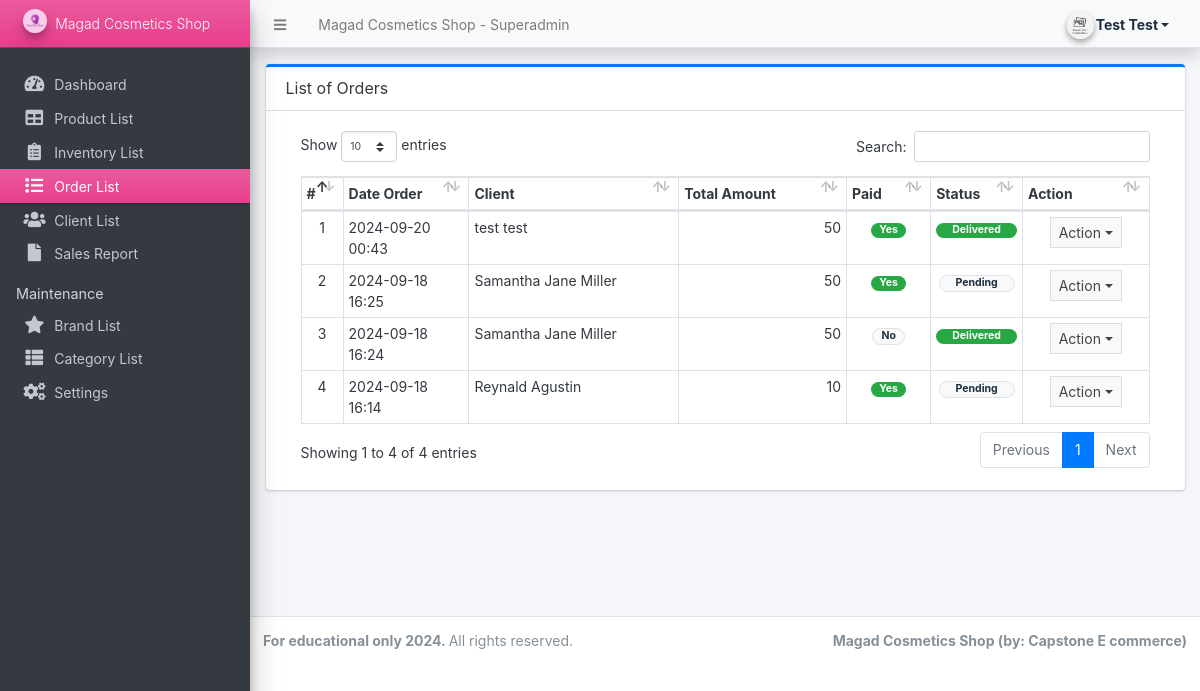
Before: /superadmin/?page=orders (signed in) with the older database file.
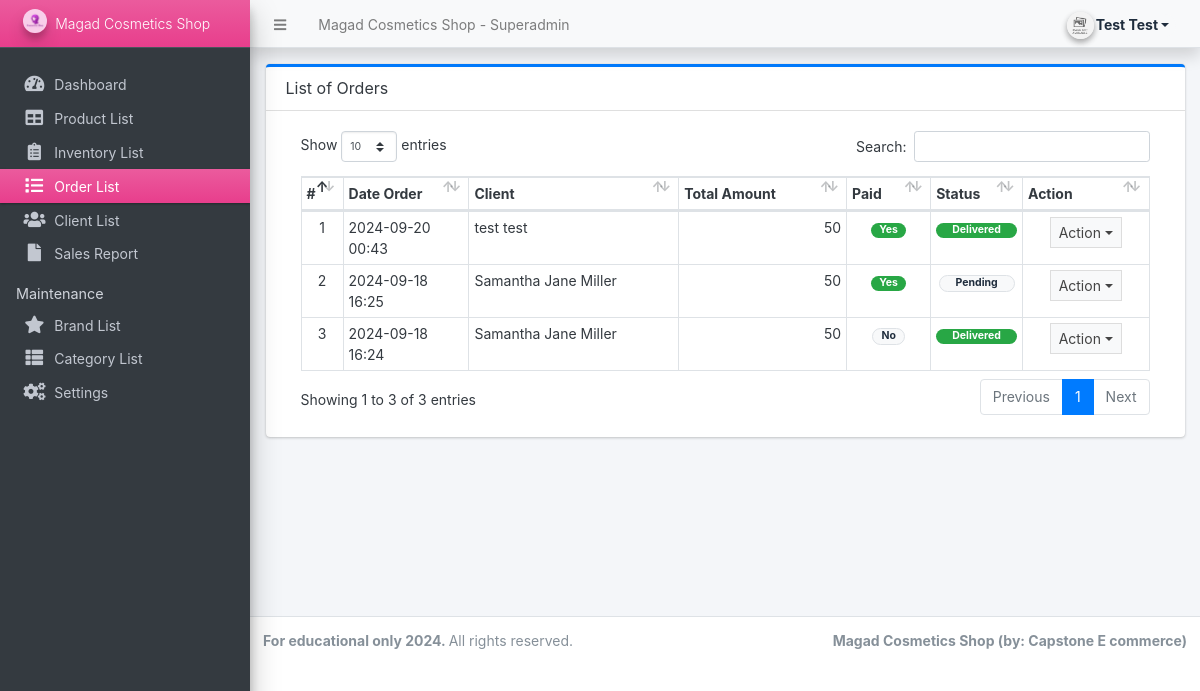
After: the same page with the newer database file.
### tables this page shows
CREATE TABLE `orders` (
  `id` int(30) NOT NULL,
  `product_id` int(30) NOT NULL,
  `ref_code` varchar(100) NOT NULL,
  `client_id` int(30) NOT NULL,
  `delivery_address` text NOT NULL,
  `payment_method` varchar(100) NOT NULL,
  `order_type` tinyint(1) NOT NULL COMMENT '1= pickup,2= deliver',
  `amount` double NOT NULL,
  `status` tinyint(2) NOT NULL COMMENT '0 = pending,\\r\\n1= Packed,\\r\\n2 = Out for Delivery,\\r\\n3=Delivered,\\r\\n4=cancelled',
  `paid` tinyint(1) NOT NULL,
  `date_created` datetime NOT NULL,
  `date_updated` datetime NOT NULL
);

### classes/DBConnection.php (called while the page is built, shortened)
<?php
class DBConnection
{
    private $host = 'localhost';
    private $username = 'root';
    private $password = '';
    private $database = 'cosmetics';
    public $conn;
    public function __construct()
    {
        if (!isset($this->conn)) {
            $this->conn = new mysqli($this->host, $this->username, $this->password, $this->database, 8111);
        }
    }
}

### classes/SystemSettings.php (called while the page is built, shortened)
<?php
class SystemSettings extends DBConnection
{
	function info($field = '')
	{
		if (!empty($field)) {
			if (isset($_SESSION['system_info'][$field]))
				return $_SESSION['system_info'][$field];
			else
				return false;
		} else {
			return false;
		}
	}
}
$_settings = new SystemSettings();

### config.php (called while the page is built, shortened)
<?php
require_once('classes/DBConnection.php');
require_once('classes/SystemSettings.php');
function validate_image($file)
{
    if (!empty($file)) {
        $ex = explode("?", $file);
        $file = $ex[0];
        $ts = isset($ex[1]) ? "?" . $ex[1] : '';
        if (is_file(base_app . $file)) {
            return base_url . $file . $ts;
        } else {
            return base_url . 'dist/img/no-image-available.png';
        }
    } else {
        return base_url . 'dist/img/no-image-available.png';
    }
}

### superadmin/orders/index.php (the view, shortened to what the changed rows need)
<div class="card card-outline card-primary">
	<div class="card-header">
		<h3 class="card-title">List of Orders</h3>
	</div>
	<div class="card-body">
		<div class="container-fluid">
        <div class="container-fluid">
			<table class="table table-bordered table-stripped">
				<colgroup>
					<col width="5%">
					<col width="15%">
					<col width="25%">
					<col width="20%">
					<col width="10%">
					<col width="10%">
					<col width="15%">
				</colgroup>
				<thead>
					<tr>
						<th>#</th>
						<th>Date Order</th>
						<th>Client</th>
						<th>Total Amount</th>
						<th>Paid</th>
						<th>Status</th>
						<th>Action</th>
					</tr>
				</thead>
				<tbody>
					<?php
					$i = 1;
						$qry = $conn->query("SELECT o.*,concat(c.firstname,' ',c.lastname) as client from `orders` o inner join clients c on c.id = o.client_id order by unix_timestamp(o.date_created) desc ");
						while($row = $qry->fetch_assoc()):
					?>
						<tr>
							<td class="text-center"><?php echo $i++; ?></td>
							<td><?php echo date("Y-m-d H:i",strtotime($row['date_created'])) ?></td>
							<td><?php echo $row['client'] ?></td>
							<td class="text-right"><?php echo number_format($row['amount']) ?></td>
							<td class="text-center">
                                <?php if($row['paid'] == 0): ?>
                                    <span class="badge badge-light border px-2 rounded-pill">No</span>
                                <?php else: ?>
                                    <span class="badge badge-success px-2 rounded-pill">Yes</span>
                                <?php endif; ?>
                            </td>
							<td class="text-center">
                                <?php if($row['status'] == 0): ?>
                                    <span class="badge badge-light border px-3 rounded-pill">Pending</span>
                                <?php elseif($row['status'] == 1): ?>
                                    <span class="badge badge-primary px-3 rounded-pill">Packed</span>
								<?php elseif($row['status'] == 2): ?>
                                    <span class="badge badge-warning px-3 rounded-pill">Out for Delivery</span>
								<?php elseif($row['status'] == 3): ?>
                                    <span class="badge badge-success px-3 rounded-pill">Delivered</span>
                                <?php else: ?>
                                    <span class="badge badge-danger px-3 rounded-pill">Cancelled</span>
                                <?php endif; ?>
                            </td>
							<td align="center">
								 <button type="button" class="btn btn-flat btn-default btn-sm dropdown-toggle dropdown-icon" data-toggle="dropdown">
				                  		Action
				                  </button>
							</td>
						</tr>
					<?php endwhile; ?>
				</tbody>
			</table>
		</div>
		</div>
	</div>
</div>

### superadmin/inc/navigation.php (shortened to what the changed rows need)
<aside class="main-sidebar sidebar-dark-pink elevation-4 sidebar-no-expand">
  <a href="<?php echo base_url ?>superadmin" class="brand-link bg-gradient-pink text-sm">
    <img src="<?php echo validate_image($_settings->info('logo')) ?>" alt="Store Logo" class="brand-image img-circle elevation-3" style="opacity: .8;width: 1.5rem;height: 1.5rem;max-height: unset">
    <span class="brand-text font-weight-light"><?php echo $_settings->info('short_name') ?></span>
  </a>
</aside>

Changed rows visible on the page:
removed orders: date_created "2024-09-18 16:14", client "Reynald Agustin", amount "10", paid "Yes", status "Pending"
Other visible differences:
text written by a page script: "Show entries Search: Showing 1 to 4 of 4 entries Previous 1 Next" → "Show entries Search: Showing 1 to 3 of 3 entries Previous 1 Next"
